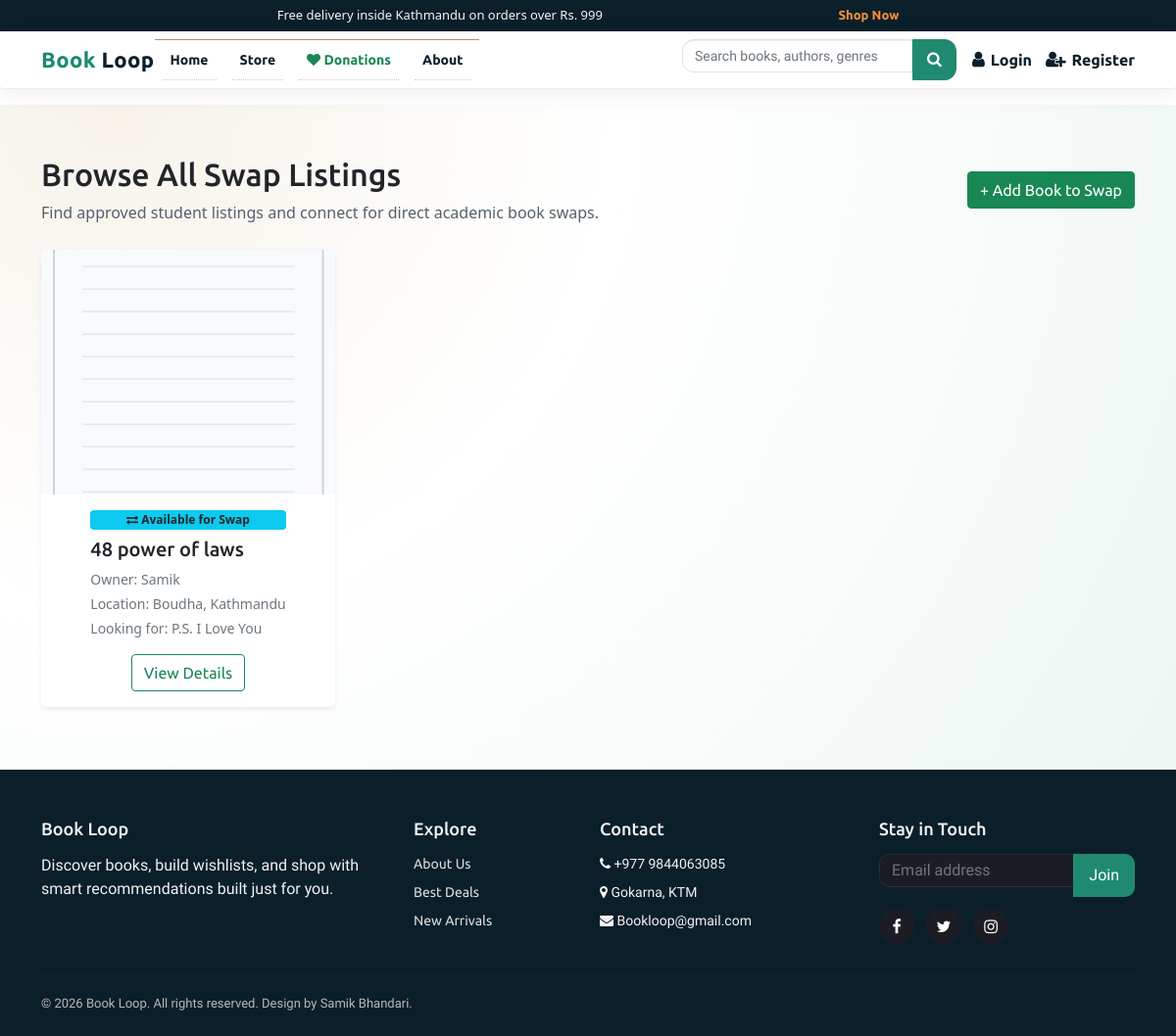
Page /swaps/browse/ on the committed database.
### books/models.py (models this page shows, shortened)
class Product(models.Model):
    Book_name = models.CharField(max_length=50)
    Author = models.CharField(max_length=50, default="")
    genre = models.CharField(max_length=300)
    description = models.CharField(max_length=1000, default="")
    price = models.IntegerField(default=0)
    pub_date = models.DateField(default=timezone.now)
    quantity = models.PositiveBigIntegerField(default=1)
    seller = models.ForeignKey(
        settings.AUTH_USER_MODEL,
        on_delete=models.SET_NULL,
        null=True,
        blank=True,
        related_name="products",
    )
    listing_type = models.CharField(
        max_length=10,
        choices=LISTING_CHOICES,
        default="sell",
    )
    listing_status = models.CharField(
        max_length=20,
        choices=LISTING_STATUS,
        default="approved",
    )
    swap_preference = models.CharField(
        max_length=255,
        blank=True,
        null=True,
        help_text="Title or genre of the book you want in exchange.",
    )
    condition = models.CharField(
        max_length=50,
        blank=True,
        null=True,
        help_text=(
            "Physical condition of the book for swapping "
            "(e.g. New, Like New, Good, Heavily Used)."
        ),
    )
    location = models.CharField(
        max_length=255,
        blank=True,
        null=True,
        help_text="City or neighborhood for the swap",
    )
    contact_email = models.EmailField(
        blank=True,
        null=True,
        help_text="Email for other users to contact you for swapping",
    )
    image = CloudinaryField("image", folder="bookloop_covers", null=True, blank=True)
    sequence = models.IntegerField(default=0)
    views = models.PositiveIntegerField(default=0)
    average_rating = models.FloatField(default=0.0)
    rating_count = models.PositiveIntegerField(default=0)

### books/views.py (the view)
# urls.py: path('swaps/browse/', views.BrowseSwapBooksView.as_view(), name='browse_swaps'),
class BrowseSwapBooksView(ListView):
    model = Product
    template_name = "books/browse_swaps.html"
    context_object_name = "books"
    paginate_by = 12
    def get_queryset(self):  # type: ignore[override]
        return _approved_swap_books_queryset()

### books/views.py (called while the page is built)
def _approved_swap_books_queryset():
    return Product.objects.select_related("seller").filter(
        listing_type="swap",
        listing_status="approved",
    ).order_by("-pub_date")

### transactions/context_processors.py (called while the page is built, shortened)
def cart_item_count(request):
    if not request.user.is_authenticated:
        return {"cart_count": 0, "cartItems": 0}

### templates/books/browse_swaps.html (shortened to what this page needs)
{% load static %}
{% include 'components/base/base-top.html' %}
{% include 'components/header/header.html' %}
<section class="swap-browse-page">
  <div class="container">
    <div class="d-flex align-items-center justify-content-between flex-wrap gap-3 swap-browse-header">
      <div>
        <h1>Browse All Swap Listings</h1>
        <p>Find approved student listings and connect for direct academic book swaps.</p>
      </div>
      <a href="{% url 'add_swap_book' %}" class="btn btn-success">+ Add Book to Swap</a>
    </div>
    <div class="swap-grid">
      <div class="row row-cols-1 row-cols-sm-2 row-cols-md-3 row-cols-lg-4 g-4">
      {% for book in books %}
        <div class="col">
          <div class="card h-100 shadow-sm border-0 rounded-3 swap-book-card">
            {% if book.image and "herald" not in book.image.url|lower and "college" not in book.image.url|lower %}
            <img src="{{ book.image.url }}" class="card-img-top" style="height: 250px; object-fit: cover;" alt="{{ book.Book_name }}" data-fallback="{% static 'images/default_cover.jpg' %}" onerror="this.onerror=null; this.src=this.dataset.fallback;">
            {% else %}
            <img src="{% static 'images/default_cover.jpg' %}" class="card-img-top" style="height: 250px; object-fit: cover;" alt="{{ book.Book_name }}">
            {% endif %}
            <div class="card-body">
              <span class="badge bg-info text-dark mb-2"><i class="fa fa-exchange"></i> Available for Swap</span>
              <h5 class="card-title mb-2">{{ book.Book_name|truncatewords:6 }}</h5>
              <p class="card-text small text-muted mb-1">Owner: {{ book.seller.username|default:"BookLoop User" }}</p>
              <p class="card-text small text-muted mb-1">Location: {{ book.location|default:"Not specified" }}</p>
              <p class="card-text small text-muted mb-0">Looking for: {{ book.swap_preference|default:"Open to offers"|truncatechars:45 }}</p>
            </div>
            <div class="card-footer bg-white border-0 pt-0 pb-3">
              <a href="{% url 'product' book.id %}" class="btn btn-outline-success w-100">View Details</a>
            </div>
          </div>
        </div>
      {% empty %}
        <div class="col-12">
          <div class="alert alert-light border text-center swap-empty-state" role="alert">
            No approved swap listings available right now.
          </div>
        </div>
      {% endfor %}
      </div>
    </div>
  </div>
</section>
{% include 'components/footer/footer.html' %}
{% include 'components/base/base-bottom.html' %}

### static/css/style.css (style rules this page uses)
html, body { font-size: 100%; font-family: 'Open Sans', sans-serif; background:#ffffff; }
p { margin:0; }
h1,h2,h3,h4,h5,h6,a { font-family:'Ubuntu', sans-serif !important; margin:0; }

### static/css/main.css (style rules this page uses)
.badge { background: #FF5370; }
.card { width: 300px; border: none; height: 300px; box-shadow: 0px 0px 1px 0px #000203; z-index: 1; display: flex; justify-content: center; align-items: center }

### templates/components/header/header.html (style rules this page uses)
:root { --bw-ink: #0b1f2a; --bw-muted: #52616b; --bw-accent: #1f8a70; --bw-accent-2: #f28f3b; --bw-surface: #ffffff; }

### templates/books/browse_swaps.html (style rules this page uses)
.swap-browse-page { padding: 52px 0 64px; background: radial-gradient(circle at 10% 0%, #f7f3eb 0%, #ffffff 40%, #eef6f3 100%); }
.swap-browse-header h1 { font-family: 'Merriweather', serif; font-size: 32px; margin-bottom: 8px; }
.swap-browse-header p { color: #52616b; margin-bottom: 0; }
.swap-grid { margin-top: 26px; }
.swap-book-card { border-radius: 16px; overflow: hidden; border: 1px solid #f2ece0; box-shadow: 0 10px 26px rgba(27, 27, 31, 0.08); transition: transform 0.2s ease, box-shadow 0.2s ease; }
.swap-book-card .card-body { display: flex; flex-direction: column; }

### templates/components/footer/footer.html (style rules this page uses)
:root { --bw-ink: #0b1f2a; --bw-muted: #52616b; --bw-accent: #1f8a70; --bw-accent-2: #f28f3b; }

### rows in the picture
Product: Book_name "48 power of laws", seller.username "Samik", location "Boudha, Kathmandu", swap_preference "P.S. I Love You"
